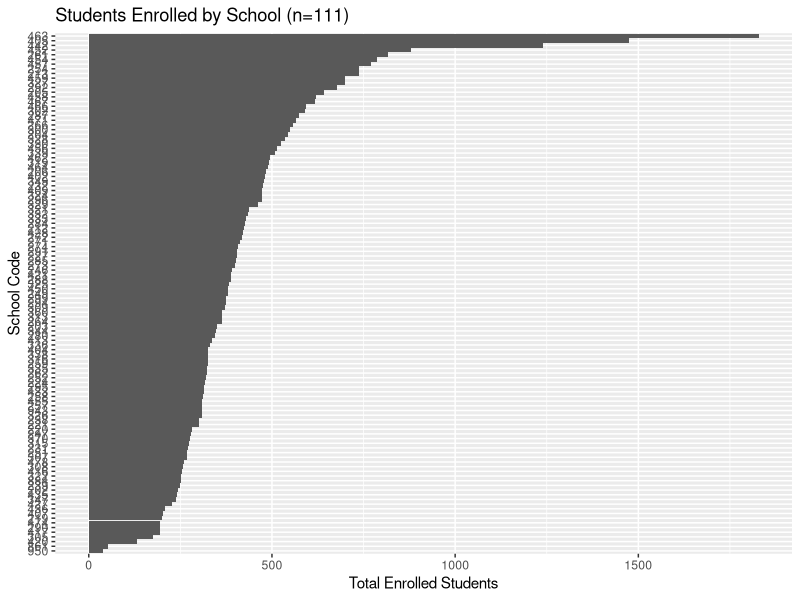
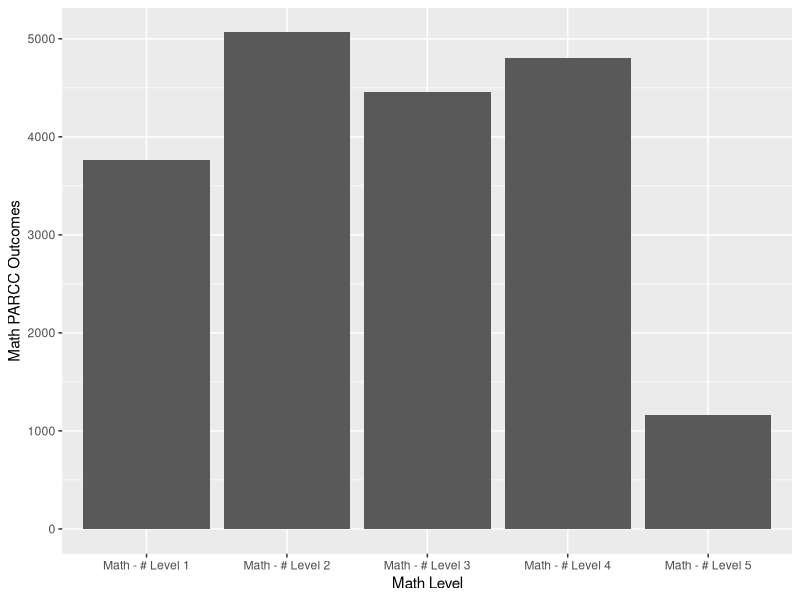

R code for these plots, in order: (Note: this script raises an error after producing the figures.)
## ---- chunk 1
knitr::opts_chunk$set(
  echo = TRUE,
  message = FALSE,
  warning = FALSE
)

library(tidyverse)
library(scales)
library(modelr)

scores_all_grades <- read_csv("data/DC/dcps_parcc_scores_all_grades_17_18.csv", na = c("n < 10")) %>% 
  filter(Grade != "ALL") %>% 
  filter(`School Code` != "DCPS") %>%
  mutate(`School Code` = as.numeric(`School Code`))

scores <- read_csv("data/DC/dcps_parcc_scores_all_grades_17_18.csv", na = c("n < 10")) %>% 
  filter(Grade == "ALL") %>% #Show all grades
  select(-Grade) %>%
  filter(`School Code` != "DCPS") %>%
  mutate(`School Code` = as.numeric(`School Code`))

schools <- read_csv("data/DC/dcps_school_scorecard_17_18_trimmed.csv") 

enrollment <- read_csv("data/DC/enrollment-data-17-18.csv") %>% select(-Name)

budget <- read_csv("data/DC/dcpsbudget.ourdcschools.org-budget-data.csv") %>% 
  filter(YEAR == 2018) %>% 
  select(-WARD, SCHOOLNAME, -LAT,-LON,-YEAR ) %>%
  mutate(`Per Student Spending`=AMT_ENROLLMENT/TOTALENROLLMENT)

dc <- scores %>% left_join(schools, by=c("School Code" = "Dir_School_Code")) %>%
  left_join(enrollment, by=c("School Code" = "Code")) %>%
  mutate(ela_tests = `# of English Language Arts (ELA) Test Takers`,
         ela_proficient = `ELA # Proficient`,
         math_tests = `# Math Test Takers`,
         math_proficient = `Math - # Proficient`,
         Uniform = as.factor(Uniform)) %>%
  mutate(Safe_Truancy_Current_Year = as.numeric(sub("%", Safe_Truancy_Current_Year, replacement="")) / 100) %>%
  mutate(Perf_Teachers_Prior_Year = as.numeric(sub("%", Perf_Teachers_Prior_Year, replacement="")) / 100) %>%
  mutate(Perf_Teachers_Current_Year = as.numeric(sub("%", Perf_Teachers_Current_Year, replacement="")) / 100) %>%
  mutate(math_proficiency = math_proficient / math_tests) %>%
  mutate(Demo_Asian = as.numeric(sub("%", Demo_Asian, replacement="")) / 100) %>% 
  mutate(Demo_Black = as.numeric(sub("%", Demo_Black, replacement="")) / 100) %>% 
  mutate(Demo_Hispanic = as.numeric(sub("%", Demo_Hispanic, replacement="")) / 100) %>% 
  mutate(`Demo_N.Amer` = as.numeric(sub("%", `Demo_N.Amer`, replacement="")) / 100) %>% 
  mutate(Demo_White = as.numeric(sub("%", Demo_White, replacement="")) / 100) %>% 
  mutate(Demo_Multi = as.numeric(sub("%", Demo_Multi, replacement="")) / 100) %>% 
  mutate(Demo_NHawPI = as.numeric(sub("%", Demo_NHawPI, replacement="")) / 100) %>%
  mutate(Demo_Asian_Total = Demo_Asian * Enroll_Total) %>% 
  mutate(Demo_Black_Total = Demo_Black * Enroll_Total) %>% 
  mutate(Demo_Hispanic_Total = Demo_Hispanic * Enroll_Total) %>% 
  mutate(Demo_NAmer_Total = `Demo_N.Amer` * Enroll_Total) %>% 
  mutate(Demo_White_Total = Demo_White * Enroll_Total) %>% 
  mutate(Demo_Multi_Total = Demo_Multi * Enroll_Total) %>% 
  mutate(Demo_NHawPI_Total = Demo_NHawPI * Enroll_Total) %>%
  left_join(budget, by=c("School Code" = "SCHOOLCODE"))

## ---- chunk 2

ggplot(dc) + geom_col(width=1,aes(x=reorder(as.factor(`School Code`),`Total Enrolled`), y=`Total Enrolled`)) + coord_flip() + xlab("School Code") + ylab("Total Enrolled Students") + labs(title="Students Enrolled by School (n=111)")

## ---- chunk 3
summary(dc$`Total Enrolled`)
## ---- chunk 4
dc_math <- dc %>% gather(key=`Math Level`, value=`Math PARCC Outcomes`, `Math - # Level 1`, `Math - # Level 2`, `Math - # Level 3`, `Math - # Level 4`, `Math - # Level 4`, `Math - # Level 5`) %>% select(`Math Level`, `Math PARCC Outcomes`)

ggplot(dc_math) + geom_col(aes(x=`Math Level`, y=`Math PARCC Outcomes`))
## ---- chunk 5
dc %>% group_by(Dir_Ward) %>% summarise(`ELA Test Takers`=sum(`# of English Language Arts (ELA) Test Takers`, na.rm=T), 
                                             `ELA Proficient`=sum(`ELA # Proficient`, na.rm=T)) %>%
  mutate(`% ELA Proficient` = percent(`ELA Proficient` / `ELA Test Takers`)) %>%
  arrange(`% ELA Proficient`)
## ---- chunk 6
dc %>% group_by(Dir_Ward) %>% summarise(`Math Test Takers`=sum(`# Math Test Takers`, na.rm=T), 
                                             `Math Proficient`=sum(`Math - # Proficient`, na.rm=T)) %>%
  mutate(`% Math Proficient` = percent(`Math Proficient` / `Math Test Takers`)) %>%
  arrange(`% Math Proficient`)
## ---- chunk 7
dc %>% count(Uniform)
## ---- chunk 8
  ggplot(dc) + geom_boxplot(aes(x = Uniform, y=`School Code`  (math_proficient/math_tests)))
## ---- chunk 9
summary(dc$Safe_Truancy_Current_Year)
## ---- chunk 10
ggplot(dc) + geom_boxplot(aes(y=Safe_Truancy_Current_Year, x=as.factor(Dir_Ward)))
## ---- chunk 11

dc %>% group_by(Dir_Ward) %>% summarise(med_truancy = median(Safe_Truancy_Current_Year, na.rm=T), proficiency = proficient/total)

## ---- chunk 12
ggplot(dc) + geom_point(aes(x = Safe_Truancy_Current_Year, y = (math_proficient/math_tests)))
## ---- chunk 13
ggplot(dc %>% select(`Per Student Spending`, Dir_Ward),aes(`Per Student Spending`, color = as.factor(Dir_Ward)), omit.na=T) + geom_freqpoly(binwidth=1000)
## ---- chunk 14
summary(dc$`Per Student Spending`)
## ---- chunk 15
ggplot(dc) + geom_point(aes(x=`Per Student Spending`, y=(math_proficient/math_tests)))
## ---- chunk 16
ggplot(dc) + geom_point(aes(x=`Per Student Spending`, y=(ela_proficient/ela_tests)))
## ---- chunk 17
#Perf_Teachers_Prior_Year
ggplot(dc) + geom_point(aes(x=Perf_Teachers_Current_Year, y=(math_proficient/math_tests)))
## ---- chunk 18
#Perf_Teachers_Prior_Year

ggplot(dc) + geom_point(aes(x=Perf_Teachers_Prior_Year, y=(math_proficient/math_tests)))

## ---- chunk 19
dc_demo <- dc %>% select(select_vars(names(dc), ends_with("_Total")), math_proficiency, Enroll_Total) %>%
  gather(key="Demo", value="Students", select_vars(names(dc_demo), starts_with("Demo")))

ggplot(dc_demo) + geom_col(aes(x=reorder(Demo, Students), y=Students)) + coord_flip()
## ---- chunk 20

fit <- lm(data=dc, math_proficiency ~ (Demo_Black))
summary(fit)

grid <- dc %>% data_grid(Demo_Black) %>% add_predictions(fit)

ggplot(dc, aes(Demo_Black, math_proficiency)) + 
  geom_point() + 
  geom_line(data = grid, aes(y = pred))

dc <- dc %>% add_residuals(fit)
ggplot(dc) + geom_point(aes(x=Demo_Black,y=resid)) 
# Is there a way to add a line based on intercept, coef alone?

#When I add Hispanic, the prediction for Demo_White/Asian turns negative??
#Compare below to fit <- lm(data=dc, math_proficiency ~ Demo_Black + Demo_Asian + Demo_White)
fit <- lm(data=dc, math_proficiency ~ Demo_Black + Demo_Asian + Demo_White + Demo_Hispanic)
summary(fit)

